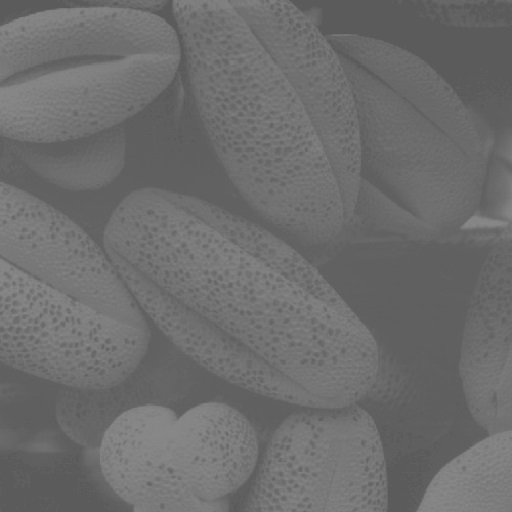
%> input picture All_Practices/pollen.jpg, 512 x 512 px
$ octave ass_2.m   (GNU Octave 9; MATLAB toolbox functions it lacks are replaced by stand-ins)
%> lines starting %> are read from the running program, lines starting %| are printed output that depends on the picture
I =imread('pollen.jpg');
%> I is the input picture: size 512x512x3 uint8; min 86, max 137, mean 109.1

I = im2double(I);
%> I: size 512x512x3 double
[row,col]=size(I);
%> row = 512; col = 1536

A= min(I(:));
%> A = 0.337
B = max(I(:));
%> B = 0.537
D=B-A;
%> D = 0.2
M=255;

R= uint8((((I - A) ./ D) .* M )+ A);
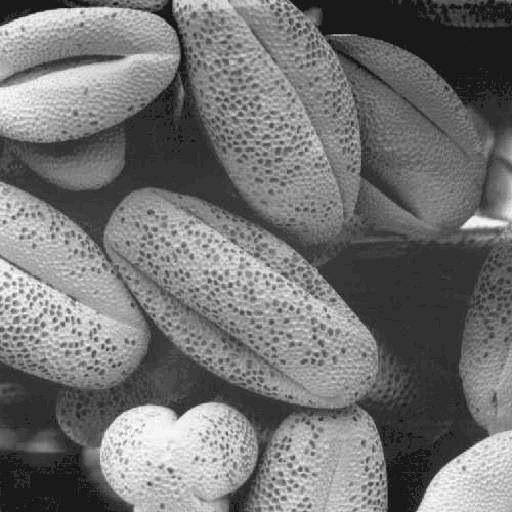
%> R: size 512x512x3 uint8; min 0, max 255, mean 115.3

figure;
subplot(2, 2, 1);
imshow(I);
title('Input Image');

subplot(2, 2, 2);
imshow(R);
title('Output Image');

subplot(2, 2, 3);
imhist(I);
title('Histogram (Input)');

subplot(2, 2, 4);
imhist(R);
title('Histogram (Output)');
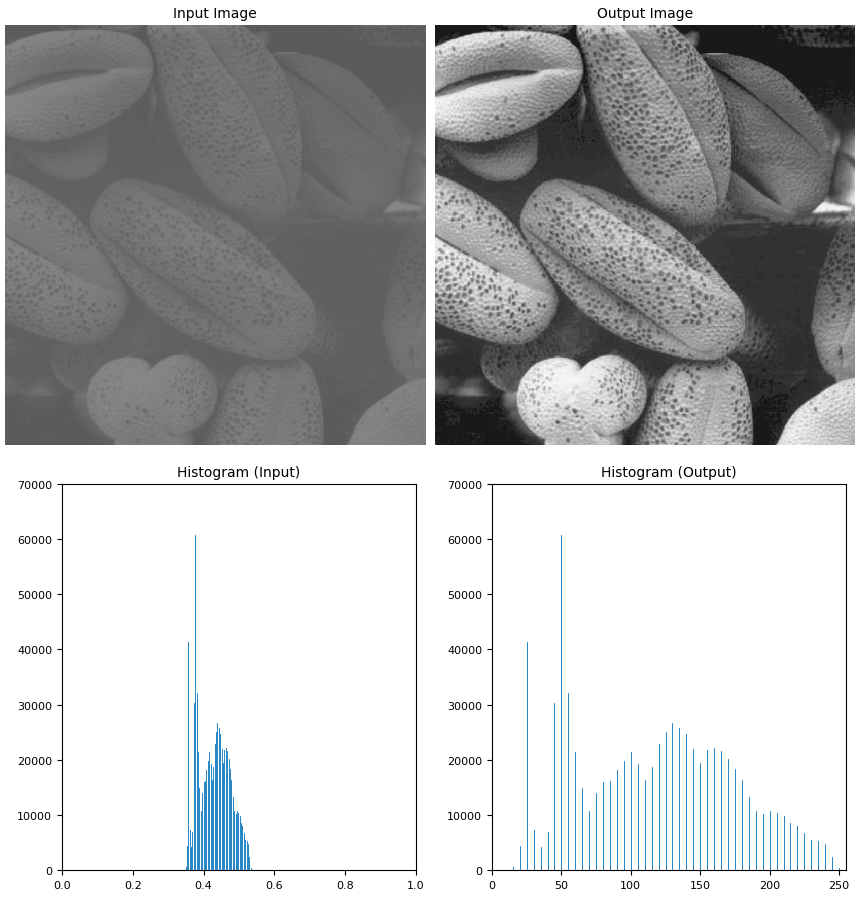
%> figure redrawn from the program's plot data, 4 panels
